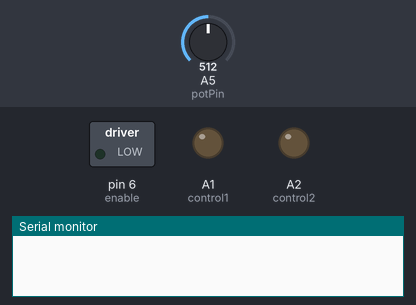
This sketch was run on a simulated Arduino Uno, built with avr-gcc and run on an emulated ATmega328P. On the bench: switched loads named in the sketch (green lamp = pin HIGH), output pins drawn as LEDs (lit = HIGH), the last lines printed to the serial monitor. The inputs (shaded band) are chosen by the test bench; at power-on: A5 (potPin) = 512.

Above: at 1.2 s.
1.3 s: A5 (potPin) set to 716
At 2.5 s:
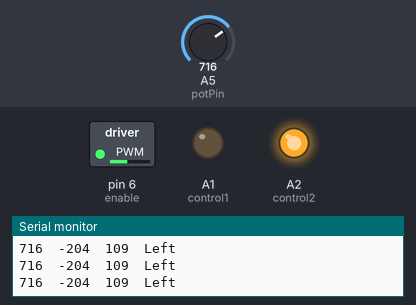
2.8 s: A5 (potPin) set to 527
At 3.6 s:
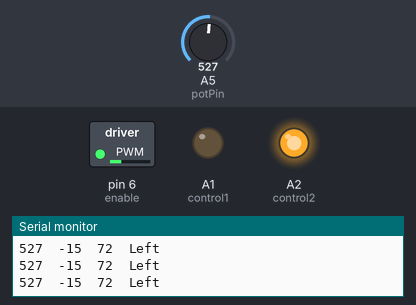
5.8 s: A5 (potPin) set to 494
At 6.7 s:
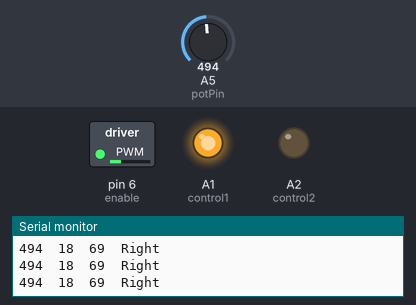
7.3 s: A5 (potPin) set to 900
At 8.0 s:
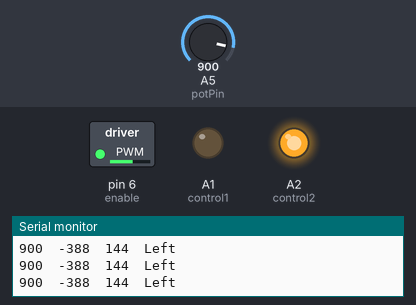
8.8 s: A5 (potPin) set to 511
At 10.3 s:
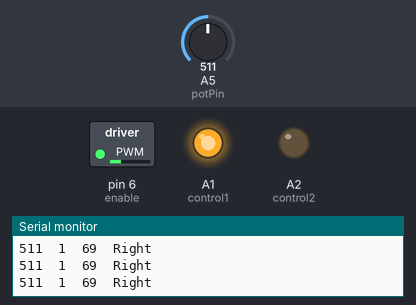
Timing chart, 0 to 11.3 s (numbered marks = the images above; inputs shaded):
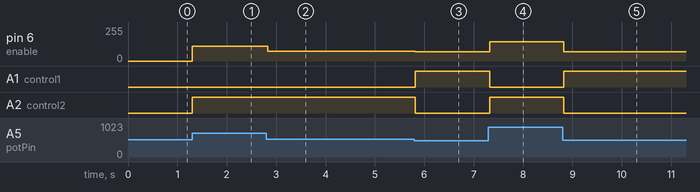

Measured:
- the behaviour switches between 512 and 511 on A5 (potPin) (found by bisection; images 2 and 3)
- after the input at 1.3 s, pin 6 (enable): 0/255 → 109/255 at once; A2 (control2): LOW → HIGH at once
- after the input at 2.8 s, pin 6 (enable): 109/255 → 72/255 at once
- after the input at 5.8 s, pin 6 (enable): 72/255 → 69/255 at once; A1 (control1): LOW → HIGH at once; A2 (control2): HIGH → LOW at once
- after the input at 7.3 s, pin 6 (enable): 69/255 → 144/255 at once; A1 (control1): HIGH → LOW at once; A2 (control2): LOW → HIGH at once
- after the input at 8.8 s, pin 6 (enable): 144/255 → 69/255 at once; A1 (control1): LOW → HIGH at once; A2 (control2): HIGH → LOW at once

The sketch:

invertedPendulum.ino
```cpp
const int enable = 6;
const int control1 = A1;
const int control2 = A2;
const int potPin = A5;

 int potMin = 0;
 int potMax = 970;
 int setPoint;
const int minSpeed = 70;
const int scalingFactor = setPoint;

void setup() {
  // put your setup code here, to run once:

  pinMode( enable, OUTPUT);
  pinMode( control1, OUTPUT);
  pinMode( control2, OUTPUT);

  setPoint = analogRead(potPin);

  Serial.begin(9600);

}

void loop() {
  // put your main code here, to run repeatedly:

  int potValue = analogRead(potPin);

  if (potValue < potMin ) {
    //potMin = potValue;
  }

  if (potValue > potMax ) {
    //potMax = potValue;
  }

  int error = setPoint - potValue;


//  if (potValue > 400 && potValue < 600) {
//    Serial.println("Off");
//    motorOff();
//  }

  if (error < 0) {
    int speed = map (abs(error), 0, potMax, minSpeed, 256);
    Serial.print(potValue);
    Serial.print("\t");
    Serial.print(error);
    Serial.print("\t");
    Serial.print(speed);
    Serial.print("\t");
    Serial.println("Left");
    motorLeft(speed);
  }

  if (error > 0) {
    int speed = map (abs(error), potMin, 0, minSpeed, 256);
    Serial.print(potValue);
    Serial.print("\t");
    Serial.print(error);
    Serial.print("\t");
    Serial.print(speed);
    Serial.print("\t");
    Serial.println("Right");
    motorRight(speed);
  }

}

void motorOff() {
  digitalWrite( enable, LOW);
  digitalWrite( control1, LOW);
  digitalWrite( control2, LOW);
}

void motorLeft(int speed) {
  analogWrite( enable, speed);
  digitalWrite( control1, LOW);
  digitalWrite( control2, HIGH);
}
void motorRight(int speed) {
  analogWrite( enable, speed);
  digitalWrite( control1, HIGH);
  digitalWrite( control2, LOW);
}
```
